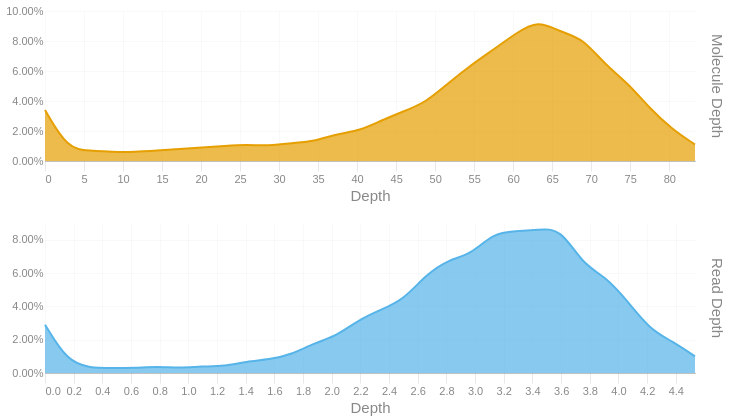

Notebook code for this chart:
### Code cell
readdep = depth_hist(tb['Read Depth'], q99, 3)
readdep = readdep.with_columns(pl.lit('Read Depth').alias('Metric'))
if not SKIPLR:
    moldep = depth_hist(tb['Molecule Depth'], mol_q99, 1)
    moldep = moldep.with_columns(pl.lit('Molecule Depth').alias('Metric'))
    _hist = pl.concat([readdep, moldep])
    _hist = _hist.filter(pl.col('Proportion') != 0)
    with SafeRender(_hist):
        (
            alt.Chart(_hist)        
            .mark_area(interpolate = "basis")
            .encode(
                x=alt.X('Bin:Q').scale(domainMin=0).axis(alt.Axis(title='Depth')),
                y = alt.Y('Proportion:Q', title = None).axis(format = '.2%'),
                color = alt.Color('Metric:N').legend(None),
                row = alt.Row("Metric:N").header(title = None, labelOrient = 'right'),
                tooltip = [
                    alt.Tooltip("Metric:N", title = "Metric"),
                    alt.Tooltip('Interval:N', title = "Depth Interval"),
                    alt.Tooltip('Proportion:Q', title = "% Alignments").format('.2%')
                ]
            )
            .resolve_scale(x='independent', y='independent')
            .properties(
                height = 150, width = 650,
                usermeta={'embedOptions': {'downloadFileName': f'{samplename}.depth.hist'}}
            )
        ).display()
else:
    readdep = readdep.filter(pl.col('Proportion') != 0)
    with SafeRender(readdep):
        (
            alt.Chart(readdep)        
            .mark_area(interpolate = "basis")
            .encode(
                x=alt.X('Bin:Q').scale(domainMin=0).axis(alt.Axis(title='Depth')),
                y = alt.Y('Proportion:Q', title = None).axis(format = '.2%'),
                tooltip = [
                    alt.Tooltip('Interval:N', title = "Depth Interval"),
                    alt.Tooltip('Proportion:Q', title = "% Alignments").format('.2%')
                ]
            )
            .properties(
                usermeta={'embedOptions': {'downloadFileName': f'{samplename}.depth.hist'}}
            )
        ).display()

### Figure 1 — Vega-Lite specification as saved in the notebook (floating-point values rounded to 4 significant figures)
{"width": 650, "height": 150, "config": {"title": {"anchor": "start", "dy": -15, "fontSize": 18, "color": "#888888", "subtitleColor": "#888888", "subtitleFontSize": 14}, "arc": {"fill": "#0072B2"}, "axis": {"domainColor": "#888888", "domainWidth": 0.5, "gridWidth": 0.2, "grid": false, "titleFontWeight": 400, "titleFontSize": 15, "labelFontSize": 11, "labelColor": "#888888", "tickColor": "#888888", "tickWidth": 0.2, "titleColor": "#888888"}, "axisBand": {"grid": false}, "axisX": {"grid": true, "tickSize": 10, "domainCap": "round"}, "axisY": {"domain": false, "grid": true, "tickSize": 0, "domainCap": "round"}, "background": "transparent", "header": {"labelFontSize": 15, "labelColor": "#888888", "titleFontSize": 15, "titleFontWeight": 600, "titleColor": "#888888"}, "legend": {"labelFont": "sans-serif", "labelFontSize": 12, "labelColor": "#888888", "symbolSize": 100, "symbolType": "circle", "titleFontSize": 12, "titlePadding": 10, "titleColor": "#888888", "title": null}, "range": {"category": ["#E69F00", "#56B4E9", "#009E73", "#F0E442", "#0072B2", "#D55E00", "#CC79A7", "#000000"], "diverging": ["#cfe8f3", "#a2d4ec", "#73bfe2", "#46abdb", "#1696d2", "#12719e"]}, "area": {"fill": "#0072B2", "fillOpacity": 0.7, "line": true, "strokeOpacity": 0.7}, "line": {"color": "#0072B2", "stroke": "#0072B2", "strokeWidth": 2}, "trail": {"color": "#0072B2", "stroke": "#0072B2", "strokeWidth": 0, "size": 1}, "point": {"filled": true, "fillOpacity": 1.0, "size": 95}, "text": {"color": "#888888", "fontSize": 11, "align": "right", "fontWeight": 400, "size": 11}, "bar": {"fill": "#0072B2", "stroke": null}, "view": {"stroke": null, "continuousWidth": 660, "continuousHeight": 400}}, "data": {"name": "data-bc46f7e95ef8d1a44dee9153703a4c19"}, "mark": {"type": "area", "interpolate": "basis"}, "encoding": {"color": {"field": "Metric", "legend": null, "type": "nominal"}, "row": {"field": "Metric", "header": {"title": null, "labelOrient": "right"}, "type": "nominal"}, "tooltip": [{"field": "Metric", "title": "Metric", "type": "nominal"}, {"field": "Interval", "title": "Depth Interval", "type": "nominal"}, {"field": "Proportion", "format": ".2%", "title": "% Alignments", "type": "quantitative"}], "x": {"axis": {"title": "Depth"}, "field": "Bin", "scale": {"domainMin": 0}, "type": "quantitative"}, "y": {"axis": {"format": ".2%"}, "field": "Proportion", "title": null, "type": "quantitative"}}, "resolve": {"scale": {"x": "independent", "y": "independent"}}, "usermeta": {"embedOptions": {"downloadFileName": "S3_Annapolis_290.depth.hist"}}, "$schema": "https://vega.github.io/schema/vega-lite/v6.1.0.json", "datasets": {"data-bc46f7e95ef8d1a44dee9153703a4c19": [{"Bin": 0.0, "Interval": "0.0-0.156", "Proportion": 0.029, "Metric": "Read Depth"}, {"Bin": 0.156, "Interval": "0.156-0.313", "Proportion": 0.007, "Metric": "Read Depth"}, {"Bin": 0.313, "Interval": "0.313-0.469", "Proportion": 0.003, "Metric": "Read Depth"}, {"Bin": 0.469, "Interval": "0.469-0.625", "Proportion": 0.003, "Metric": "Read Depth"}, {"Bin": 0.625, "Interval": "0.625-0.782", "Proportion": 0.003, "Metric": "Read Depth"}, {"Bin": 0.782, "Interval": "0.782-0.938", "Proportion": 0.004, "Metric": "Read Depth"}, {"Bin": 0.938, "Interval": "0.938-1.094", "Proportion": 0.003, "Metric": "Read Depth"}, {"Bin": 1.094, "Interval": "1.094-1.251", "Proportion": 0.004, "Metric": "Read Depth"}, {"Bin": 1.251, "Interval": "1.251-1.407", "Proportion": 0.004, "Metric": "Read Depth"}, {"Bin": 1.407, "Interval": "1.407-1.563", "Proportion": 0.007, "Metric": "Read Depth"}, {"Bin": 1.563, "Interval": "1.563-1.72", "Proportion": 0.008, "Metric": "Read Depth"}, {"Bin": 1.72, "Interval": "1.72-1.876", "Proportion": 0.011, "Metric": "Read Depth"}, {"Bin": 1.876, "Interval": "1.876-2.032", "Proportion": 0.018, "Metric": "Read Depth"}, {"Bin": 2.032, "Interval": "2.032-2.189", "Proportion": 0.022, "Metric": "Read Depth"}, {"Bin": 2.189, "Interval": "2.189-2.345", "Proportion": 0.032, "Metric": "Read Depth"}, {"Bin": 2.345, "Interval": "2.345-2.501", "Proportion": 0.038, "Metric": "Read Depth"}, {"Bin": 2.501, "Interval": "2.501-2.658", "Proportion": 0.044, "Metric": "Read Depth"}, {"Bin": 2.658, "Interval": "2.658-2.814", "Proportion": 0.059, "Metric": "Read Depth"}, {"Bin": 2.814, "Interval": "2.814-2.97", "Proportion": 0.068, "Metric": "Read Depth"}, {"Bin": 2.97, "Interval": "2.97-3.127", "Proportion": 0.071, "Metric": "Read Depth"}, {"Bin": 3.127, "Interval": "3.127-3.283", "Proportion": 0.084, "Metric": "Read Depth"}, {"Bin": 3.283, "Interval": "3.283-3.439", "Proportion": 0.085, "Metric": "Read Depth"}, {"Bin": 3.439, "Interval": "3.439-3.596", "Proportion": 0.086, "Metric": "Read Depth"}, {"Bin": 3.596, "Interval": "3.596-3.752", "Proportion": 0.087, "Metric": "Read Depth"}, {"Bin": 3.752, "Interval": "3.752-3.908", "Proportion": 0.065, "Metric": "Read Depth"}, {"Bin": 3.908, "Interval": "3.908-4.065", "Proportion": 0.058, "Metric": "Read Depth"}, {"Bin": 4.065, "Interval": "4.065-4.221", "Proportion": 0.043, "Metric": "Read Depth"}, {"Bin": 4.221, "Interval": "4.221-4.377", "Proportion": 0.026, "Metric": "Read Depth"}, {"Bin": 4.377, "Interval": "4.377-4.534", "Proportion": 0.019, "Metric": "Read Depth"}, {"Bin": 4.534, "Interval": "4.534-4.69", "Proportion": 0.01, "Metric": "Read Depth"}, {"Bin": 0.0, "Interval": "0.0-2.9", "Proportion": 0.034, "Metric": "Molecule Depth"}, {"Bin": 2.9, "Interval": "2.9-5.7", "Proportion": 0.008, "Metric": "Molecule Depth"}, {"Bin": 5.7, "Interval": "5.7-8.6", "Proportion": 0.007, "Metric": "Molecule Depth"}, {"Bin": 8.6, "Interval": "8.6-11.5", "Proportion": 0.006, "Metric": "Molecule Depth"}, {"Bin": 11.5, "Interval": "11.5-14.4", "Proportion": 0.006, "Metric": "Molecule Depth"}, {"Bin": 14.4, "Interval": "14.4-17.2", "Proportion": 0.007, "Metric": "Molecule Depth"}, {"Bin": 17.2, "Interval": "17.2-20.1", "Proportion": 0.008, "Metric": "Molecule Depth"}, {"Bin": 20.1, "Interval": "20.1-23.0", "Proportion": 0.009, "Metric": "Molecule Depth"}, {"Bin": 23.0, "Interval": "23.0-25.8", "Proportion": 0.01, "Metric": "Molecule Depth"}, {"Bin": 25.8, "Interval": "25.8-28.7", "Proportion": 0.011, "Metric": "Molecule Depth"}, {"Bin": 28.7, "Interval": "28.7-31.6", "Proportion": 0.01, "Metric": "Molecule Depth"}, {"Bin": 31.6, "Interval": "31.6-34.5", "Proportion": 0.012, "Metric": "Molecule Depth"}, {"Bin": 34.5, "Interval": "34.5-37.3", "Proportion": 0.013, "Metric": "Molecule Depth"}, {"Bin": 37.3, "Interval": "37.3-40.2", "Proportion": 0.018, "Metric": "Molecule Depth"}, {"Bin": 40.2, "Interval": "40.2-43.1", "Proportion": 0.02, "Metric": "Molecule Depth"}, {"Bin": 43.1, "Interval": "43.1-45.9", "Proportion": 0.027, "Metric": "Molecule Depth"}, {"Bin": 45.9, "Interval": "45.9-48.8", "Proportion": 0.033, "Metric": "Molecule Depth"}, {"Bin": 48.8, "Interval": "48.8-51.7", "Proportion": 0.039, "Metric": "Molecule Depth"}, {"Bin": 51.7, "Interval": "51.7-54.6", "Proportion": 0.052, "Metric": "Molecule Depth"}, {"Bin": 54.6, "Interval": "54.6-57.4", "Proportion": 0.064, "Metric": "Molecule Depth"}, {"Bin": 57.4, "Interval": "57.4-60.3", "Proportion": 0.074, "Metric": "Molecule Depth"}, {"Bin": 60.3, "Interval": "60.3-63.2", "Proportion": 0.085, "Metric": "Molecule Depth"}, {"Bin": 63.2, "Interval": "63.2-66.0", "Proportion": 0.094, "Metric": "Molecule Depth"}, {"Bin": 66.0, "Interval": "66.0-68.9", "Proportion": 0.086, "Metric": "Molecule Depth"}, {"Bin": 68.9, "Interval": "68.9-71.8", "Proportion": 0.082, "Metric": "Molecule Depth"}, {"Bin": 71.8, "Interval": "71.8-74.7", "Proportion": 0.064, "Metric": "Molecule Depth"}, {"Bin": 74.7, "Interval": "74.7-77.5", "Proportion": 0.052, "Metric": "Molecule Depth"}, {"Bin": 77.5, "Interval": "77.5-80.4", "Proportion": 0.035, "Metric": "Molecule Depth"}, {"Bin": 80.4, "Interval": "80.4-83.3", "Proportion": 0.021, "Metric": "Molecule Depth"}, {"Bin": 83.3, "Interval": "83.3-86.14", "Proportion": 0.011, "Metric": "Molecule Depth"}]}}
